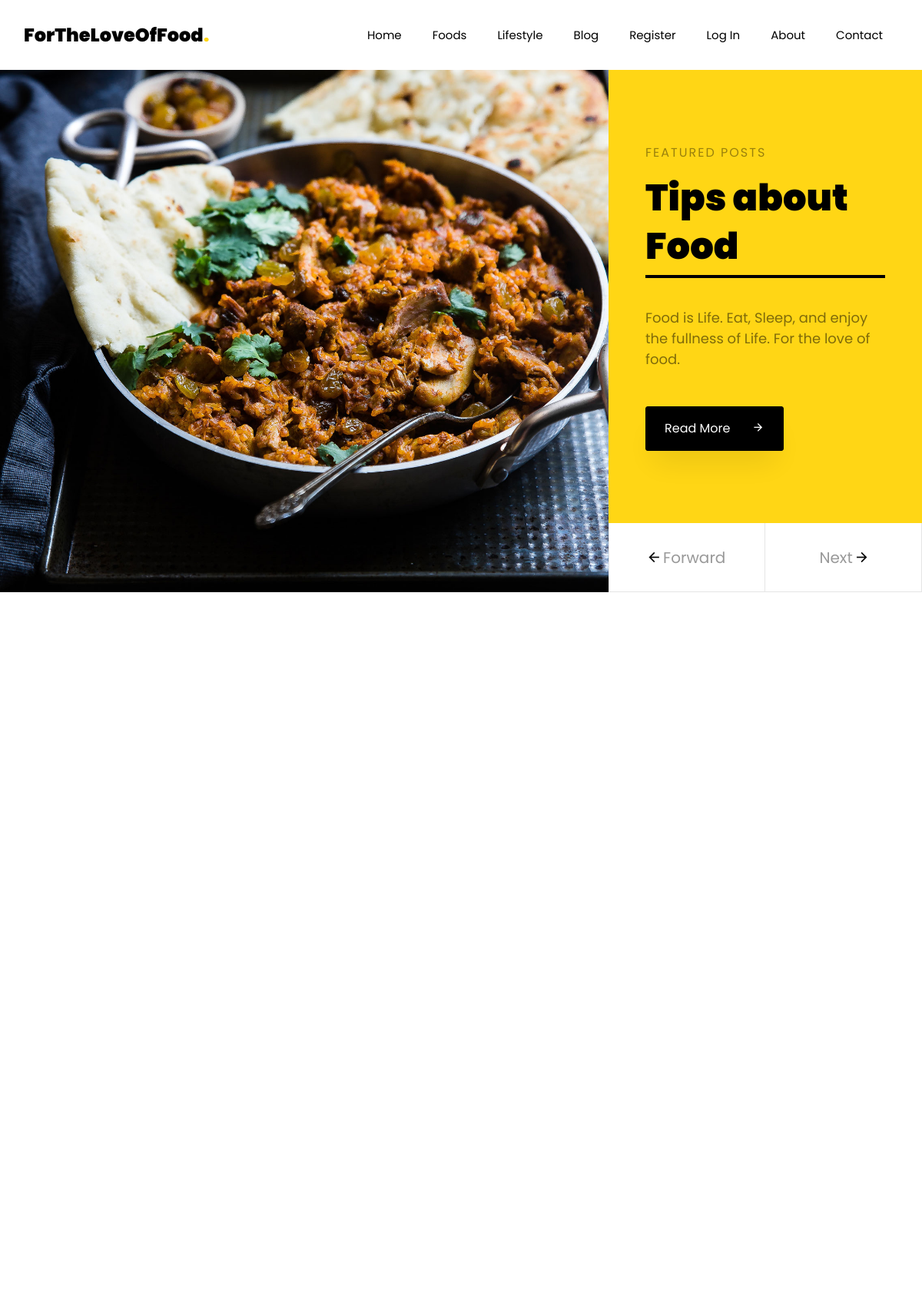
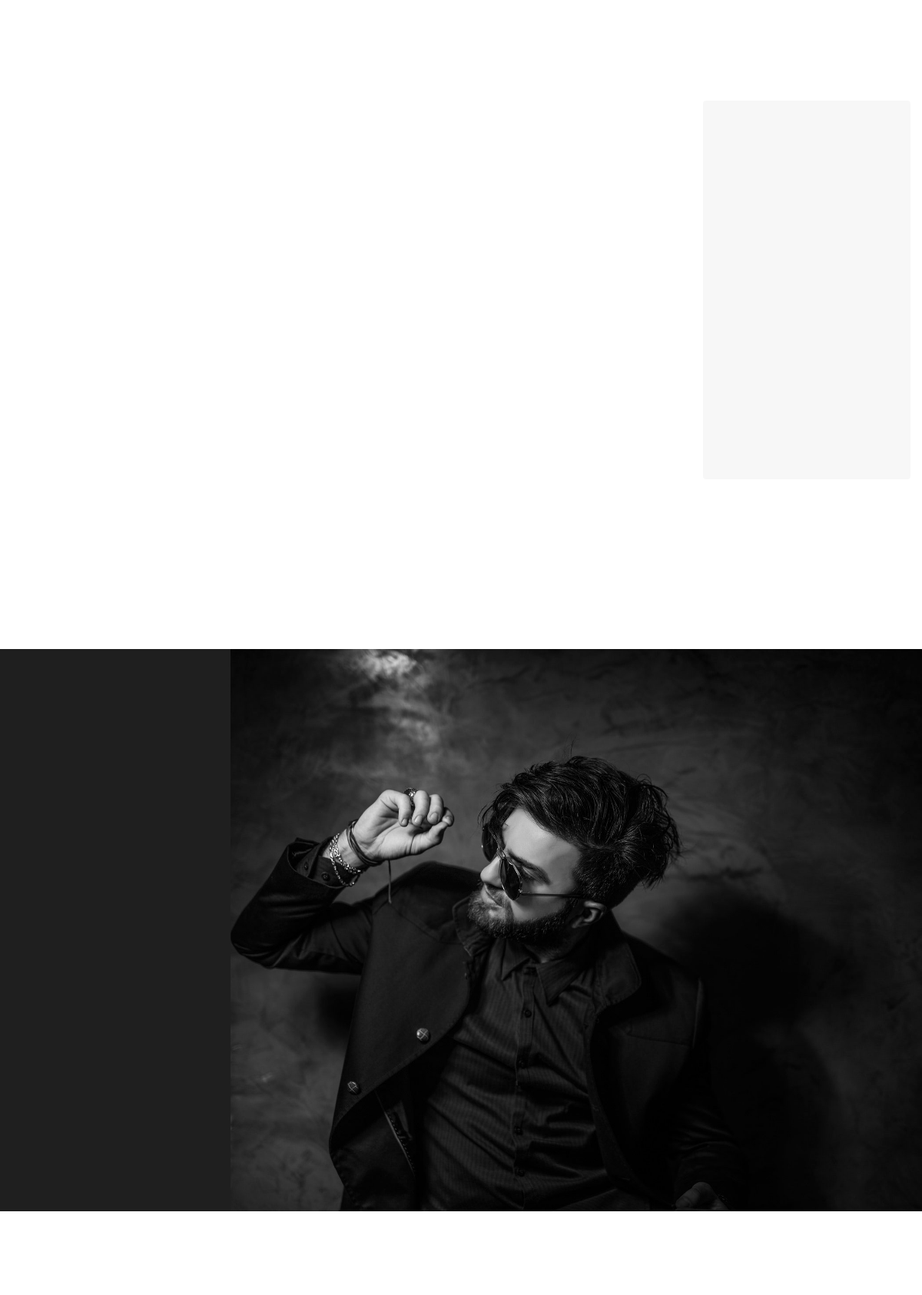
The page / (upper part) on the database its author committed (2 pictures, top to bottom).
### blog/models.py (models this page shows, shortened)
class Post(models.Model):
    author = models.ForeignKey(settings.AUTH_USER_MODEL, null=True, on_delete=models.CASCADE)
    title = models.CharField(max_length=60) # null=True , blank=True, default='Random Title' #(null=True means: let the user input value; blank=True means the user can't leave the space balnk)
    body = models.TextField()
    image = models.ImageField(upload_to='pictures/%Y/%m/%d/', max_length=255, null=True, blank=True)
    published = models.DateTimeField(auto_now_add=True)
    category = models.ForeignKey(Category, on_delete=models.CASCADE, null=True)
    featured = models.BooleanField(default=False)

### blog/views.py (the view)
# urls.py: path('', views.homepage, name='home'),
def homepage(request):
	post = Post.objects.all()
	feature = Post.objects.filter(featured = True)
	return render(request, 'index.html', {'post':post, 'feature':feature})

### templates/index.html (shortened to what this page needs)
{% load static %}
<!DOCTYPE html>
<html lang="en">
  <head>
    <link rel="stylesheet" href="{% static "css/open-iconic-bootstrap.min.css" %}">
    <link rel="stylesheet" href="{% static "css/animate.css" %}">
    <link rel="stylesheet" href="{% static "css/owl.carousel.min.css" %}">
    <link rel="stylesheet" href="{% static "css/owl.theme.default.min.css" %}">
    <link rel="stylesheet" href="{% static "css/magnific-popup.css" %}">
    <link rel="stylesheet" href="{% static "css/aos.css" %}">
    <link rel="stylesheet" href="{% static "css/ionicons.min.css" %}">
    <link rel="stylesheet" href="{% static "css/flaticon.css" %}">
    <link rel="stylesheet" href="{% static "css/icomoon.css" %}">
    <link rel="stylesheet" tyepe="text/css" href="{% static "css/style.css" %}">
  </head>
  <body>
  	{% block content %}
	  <nav class="navbar navbar-expand-lg navbar-dark bg-dark ftco-navbar-light" id="ftco-navbar">
	    <div class="container">
	      <a class="navbar-brand" href="index.html">ForTheLoveOfFood<span>.</span></a>
	         <div class="collapse navbar-collapse" id="ftco-nav">
          <ul class="navbar-nav ml-auto">
            <li class="nav-item"><a href="{% url 'home' %}" class="nav-link">Home</a></li>
            <li class="nav-item"><a href="{% url 'foods' %}" class="nav-link">Foods</a></li>
            <li class="nav-item"><a href="{% url 'lifestyle' %}" class="nav-link">Lifestyle</a></li>
            <li class="nav-item"><a href="{% url 'blog' %}" class="nav-link">Blog</a></li>
            {% if user.is_authenticated %}
            <li class="nav-item"><a href="{% url 'profile' %}"  class="nav-link">Hi, {{user.username }}</a></li>
            <li class="nav-item"><a href="{% url 'create_post' %}"  class="nav-link">Create Post</a></li>
            <li class="nav-item"><a href="{% url 'logout' %}"  class="nav-link">Log out</a></li>            {% else %}
            <li class="nav-item"><a href="{% url 'register' %}" class="nav-link">Register</a></li>
            <li class="nav-item"><a href="{% url 'login' %}" class="nav-link">Log In</a></li>
            {% endif %}
            <li class="nav-item"><a href="{% url 'about' %}" class="nav-link">About</a></li>
            <li class="nav-item"><a href="{% url 'contact' %}" class="nav-link">Contact</a></li>
          </ul>
        </div>
      </div>
    </nav>
    <section class="home-slider owl-carousel">
			{% for post in feature %}
      <div class="slider-item">
        <div class="container">
          <div class="row d-flex slider-text justify-content-center align-items-center" data-scrollax-parent="true">
			{% if post.image %}
			<div class="img" style="background-image: url('{{post.image.url}}' );"></div>
			{% endif %}
            <div class="text d-flex align-items-center ftco-animate">
            	<div class="text-2 pb-lg-5 mb-lg-4 px-4 px-md-5">
		          	<h3 class="subheading mb-3">Featured Posts</h3>
		            <h1 class="mb-5">{{post.title}}</h1>
		            <p class="mb-md-5">{{post.body|truncatewords:20}}</p>
		            <p><a href="{% url 'blog' %}" class="btn btn-black px-3 px-md-4 py-3">Read More <span class="icon-arrow_forward ml-lg-4"></span></a></p>
              </div>
            </div>
          </div>
        </div>
      </div>
      {% endfor %}
    </section>
    <section class="ftco-section">
    	<div class="container">
    		<div class="row">
        </div>
    		<div class="row">
    			<div class="col-md-6">
    				<div class="row">
    				</div>
    			</div>
    		</div>
    	</div>
    </section>
    <section class="ftco-section ftco-no-pt">
    	<div class="container">
        <div class="row">
        	<div class="col-lg-9">
        		<div class="row">
		        </div>
        		<div class="row">
        		</div>
        	</div>
        	<div class="col-lg-3">
        		<div class="sidebar-wrap">
            </div>
        	</div>
        </div>
    	</div>
    </section>
    <section class="ftco-section ftco-no-pt ftco-section-about ftco-no-pb bg-darken">
    	<div class="container-fluid">
    		<div class="row">
					<div class="col-sm-6 col-md-6 col-lg-9 order-md-last img py-5" style="background-image: url('{% static "images/bg_3.jpg" %}' );"></div>
    		</div>
    	</div>
    </section>
    <section class="ftco-section">
    </section>
   {% endblock %}
  </body>
</html>

### static/css/icomoon.css (style rules this page uses)
[class^="icon-"], [class*=" icon-"] { font-family: 'icomoon' !important; speak: none; font-style: normal; font-weight: normal; font-variant: normal; text-transform: none; line-height: 1; -webkit-font-smoothing: antialiased; -moz-osx-font-smoothing: grayscale; }
.icon-arrow_forward:before { content: "\e5c8"; }

### rows shown on the page
Post: image (picture), title "Tips about Food", body "Food is Life. Eat, Sleep, and enjoy the fullness of Life. For the love of food."
